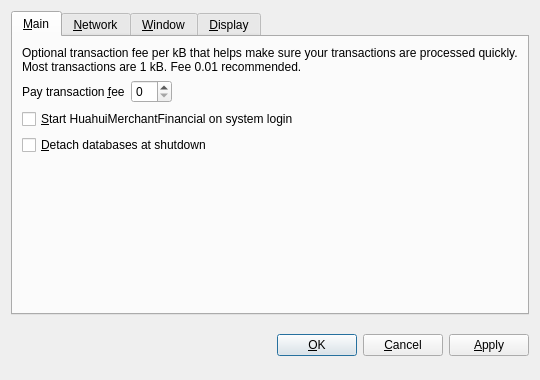
<?xml version="1.0" encoding="UTF-8"?>
<ui version="4.0">
 <class>OptionsDialog</class>
 <widget class="QDialog" name="OptionsDialog">
  <property name="geometry">
   <rect>
    <x>0</x>
    <y>0</y>
    <width>540</width>
    <height>380</height>
   </rect>
  </property>
  <property name="windowTitle">
   <string>Options</string>
  </property>
  <property name="modal">
   <bool>true</bool>
  </property>
  <layout class="QVBoxLayout" name="verticalLayout">
   <item>
    <widget class="QTabWidget" name="tabWidget">
     <property name="tabPosition">
      <enum>QTabWidget::North</enum>
     </property>
     <property name="currentIndex">
      <number>0</number>
     </property>
     <widget class="QWidget" name="tabMain">
      <attribute name="title">
       <string>&amp;Main</string>
      </attribute>
      <layout class="QVBoxLayout" name="verticalLayout_Main">
       <item>
        <widget class="QLabel" name="transactionFeeInfoLabel">
         <property name="text">
          <string>Optional transaction fee per kB that helps make sure your transactions are processed quickly. Most transactions are 1 kB. Fee 0.01 recommended.</string>
         </property>
         <property name="textFormat">
          <enum>Qt::PlainText</enum>
         </property>
         <property name="wordWrap">
          <bool>true</bool>
         </property>
        </widget>
       </item>
       <item>
        <layout class="QHBoxLayout" name="horizontalLayout_Main">
         <item>
          <widget class="QLabel" name="transactionFeeLabel">
           <property name="text">
            <string>Pay transaction &amp;fee</string>
           </property>
           <property name="textFormat">
            <enum>Qt::PlainText</enum>
           </property>
           <property name="buddy">
            <cstring>transactionFee</cstring>
           </property>
          </widget>
         </item>
         <item>
          <widget class="BitcoinAmountField" name="transactionFee"/>
         </item>
         <item>
          <spacer name="horizontalSpacer_Main">
           <property name="orientation">
            <enum>Qt::Horizontal</enum>
           </property>
           <property name="sizeHint" stdset="0">
            <size>
             <width>40</width>
             <height>20</height>
            </size>
           </property>
          </spacer>
         </item>
        </layout>
       </item>
       <item>
        <widget class="QCheckBox" name="bitcoinAtStartup">
         <property name="toolTip">
          <string>Automatically start HuahuiMerchantFinancial after logging in to the system.</string>
         </property>
         <property name="text">
          <string>&amp;Start HuahuiMerchantFinancial on system login</string>
         </property>
        </widget>
       </item>
       <item>
        <widget class="QCheckBox" name="detachDatabases">
         <property name="toolTip">
          <string>Detach block and address databases at shutdown. This means they can be moved to another data directory, but it slows down shutdown. The wallet is always detached.</string>
         </property>
         <property name="text">
          <string>&amp;Detach databases at shutdown</string>
         </property>
        </widget>
       </item>
       <item>
        <spacer name="verticalSpacer_Main">
         <property name="orientation">
          <enum>Qt::Vertical</enum>
         </property>
         <property name="sizeHint" stdset="0">
          <size>
           <width>20</width>
           <height>40</height>
          </size>
         </property>
        </spacer>
       </item>
      </layout>
     </widget>
     <widget class="QWidget" name="tabNetwork">
      <attribute name="title">
       <string>&amp;Network</string>
      </attribute>
      <layout class="QVBoxLayout" name="verticalLayout_Network">
       <item>
        <widget class="QCheckBox" name="mapPortUpnp">
         <property name="toolTip">
          <string>Automatically open the HuahuiMerchantFinancial client port on the router. This only works when your router supports UPnP and it is enabled.</string>
         </property>
         <property name="text">
          <string>Map port using &amp;UPnP</string>
         </property>
        </widget>
       </item>
       <item>
        <widget class="QCheckBox" name="connectSocks">
         <property name="toolTip">
          <string>Connect to the HuahuiMerchantFinancial network through a SOCKS proxy (e.g. when connecting through Tor).</string>
         </property>
         <property name="text">
          <string>&amp;Connect through SOCKS proxy:</string>
         </property>
        </widget>
       </item>
       <item>
        <layout class="QHBoxLayout" name="horizontalLayout_Network">
         <item>
          <widget class="QLabel" name="proxyIpLabel">
           <property name="text">
            <string>Proxy &amp;IP:</string>
           </property>
           <property name="textFormat">
            <enum>Qt::PlainText</enum>
           </property>
           <property name="buddy">
            <cstring>proxyIp</cstring>
           </property>
          </widget>
         </item>
         <item>
          <widget class="QValidatedLineEdit" name="proxyIp">
           <property name="maximumSize">
            <size>
             <width>140</width>
             <height>16777215</height>
            </size>
           </property>
           <property name="toolTip">
            <string>IP address of the proxy (e.g. 127.0.0.1)</string>
           </property>
          </widget>
         </item>
         <item>
          <widget class="QLabel" name="proxyPortLabel">
           <property name="text">
            <string>&amp;Port:</string>
           </property>
           <property name="textFormat">
            <enum>Qt::PlainText</enum>
           </property>
           <property name="buddy">
            <cstring>proxyPort</cstring>
           </property>
          </widget>
         </item>
         <item>
          <widget class="QLineEdit" name="proxyPort">
           <property name="maximumSize">
            <size>
             <width>55</width>
             <height>16777215</height>
            </size>
           </property>
           <property name="toolTip">
            <string>Port of the proxy (e.g. 9050)</string>
           </property>
          </widget>
         </item>
         <item>
          <widget class="QLabel" name="socksVersionLabel">
           <property name="text">
            <string>SOCKS &amp;Version:</string>
           </property>
           <property name="textFormat">
            <enum>Qt::PlainText</enum>
           </property>
           <property name="buddy">
            <cstring>socksVersion</cstring>
           </property>
          </widget>
         </item>
         <item>
          <widget class="QValueComboBox" name="socksVersion">
           <property name="toolTip">
            <string>SOCKS version of the proxy (e.g. 5)</string>
           </property>
          </widget>
         </item>
         <item>
          <spacer name="horizontalSpacer_Network">
           <property name="orientation">
            <enum>Qt::Horizontal</enum>
           </property>
           <property name="sizeHint" stdset="0">
            <size>
             <width>40</width>
             <height>20</height>
            </size>
           </property>
          </spacer>
         </item>
        </layout>
       </item>
       <item>
        <spacer name="verticalSpacer_Network">
         <property name="orientation">
          <enum>Qt::Vertical</enum>
         </property>
         <property name="sizeHint" stdset="0">
          <size>
           <width>20</width>
           <height>40</height>
          </size>
         </property>
        </spacer>
       </item>
      </layout>
     </widget>
     <widget class="QWidget" name="tabWindow">
      <attribute name="title">
       <string>&amp;Window</string>
      </attribute>
      <layout class="QVBoxLayout" name="verticalLayout_Window">
       <item>
        <widget class="QCheckBox" name="minimizeToTray">
         <property name="toolTip">
          <string>Show only a tray icon after minimizing the window.</string>
         </property>
         <property name="text">
          <string>&amp;Minimize to the tray instead of the taskbar</string>
         </property>
        </widget>
       </item>
       <item>
        <widget class="QCheckBox" name="minimizeOnClose">
         <property name="toolTip">
          <string>Minimize instead of exit the application when the window is closed. When this option is enabled, the application will be closed only after selecting Quit in the menu.</string>
         </property>
         <property name="text">
          <string>M&amp;inimize on close</string>
         </property>
        </widget>
       </item>
       <item>
        <spacer name="verticalSpacer_Window">
         <property name="orientation">
          <enum>Qt::Vertical</enum>
         </property>
         <property name="sizeHint" stdset="0">
          <size>
           <width>20</width>
           <height>40</height>
          </size>
         </property>
        </spacer>
       </item>
      </layout>
     </widget>
     <widget class="QWidget" name="tabDisplay">
      <attribute name="title">
       <string>&amp;Display</string>
      </attribute>
      <layout class="QVBoxLayout" name="verticalLayout_Display">
       <item>
        <layout class="QHBoxLayout" name="horizontalLayout_1_Display">
         <item>
          <widget class="QLabel" name="langLabel">
           <property name="text">
            <string>User Interface &amp;language:</string>
           </property>
           <property name="textFormat">
            <enum>Qt::PlainText</enum>
           </property>
           <property name="buddy">
            <cstring>lang</cstring>
           </property>
          </widget>
         </item>
         <item>
          <widget class="QValueComboBox" name="lang">
           <property name="toolTip">
            <string>The user interface language can be set here. This setting will take effect after restarting HuahuiMerchantFinancial.</string>
           </property>
          </widget>
         </item>
        </layout>
       </item>
       <item>
        <layout class="QHBoxLayout" name="horizontalLayout_2_Display">
         <item>
          <widget class="QLabel" name="unitLabel">
           <property name="text">
            <string>&amp;Unit to show amounts in:</string>
           </property>
           <property name="textFormat">
            <enum>Qt::PlainText</enum>
           </property>
           <property name="buddy">
            <cstring>unit</cstring>
           </property>
          </widget>
         </item>
         <item>
          <widget class="QValueComboBox" name="unit">
           <property name="toolTip">
            <string>Choose the default subdivision unit to show in the interface and when sending coins.</string>
           </property>
          </widget>
         </item>
        </layout>
       </item>
       <item>
        <widget class="QCheckBox" name="displayAddresses">
         <property name="toolTip">
          <string>Whether to show HuahuiMerchantFinancial addresses in the transaction list.</string>
         </property>
         <property name="text">
          <string>&amp;Display addresses in transaction list</string>
         </property>
        </widget>
       </item>
       <item>
        <widget class="QCheckBox" name="coinControlFeatures">
         <property name="toolTip">
          <string>Whether to show coin control features or not.</string>
         </property>
         <property name="text">
          <string>Display coin &amp;control features (experts only!)</string>
         </property>
        </widget>
       </item>
       <item>
        <spacer name="verticalSpacer_Display">
         <property name="orientation">
          <enum>Qt::Vertical</enum>
         </property>
         <property name="sizeHint" stdset="0">
          <size>
           <width>20</width>
           <height>40</height>
          </size>
         </property>
        </spacer>
       </item>
      </layout>
     </widget>
    </widget>
   </item>
   <item>
    <layout class="QHBoxLayout" name="horizontalLayout_Buttons">
     <item>
      <spacer name="horizontalSpacer_1">
       <property name="orientation">
        <enum>Qt::Horizontal</enum>
       </property>
       <property name="sizeHint" stdset="0">
        <size>
         <width>40</width>
         <height>48</height>
        </size>
       </property>
      </spacer>
     </item>
     <item>
      <widget class="QLabel" name="statusLabel">
       <property name="font">
        <font>
         <weight>75</weight>
         <bold>true</bold>
        </font>
       </property>
       <property name="text">
        <string/>
       </property>
       <property name="textFormat">
        <enum>Qt::PlainText</enum>
       </property>
       <property name="wordWrap">
        <bool>true</bool>
       </property>
      </widget>
     </item>
     <item>
      <spacer name="horizontalSpacer_2">
       <property name="orientation">
        <enum>Qt::Horizontal</enum>
       </property>
       <property name="sizeHint" stdset="0">
        <size>
         <width>40</width>
         <height>48</height>
        </size>
       </property>
      </spacer>
     </item>
     <item>
      <widget class="QPushButton" name="okButton">
       <property name="text">
        <string>&amp;OK</string>
       </property>
      </widget>
     </item>
     <item>
      <widget class="QPushButton" name="cancelButton">
       <property name="text">
        <string>&amp;Cancel</string>
       </property>
       <property name="autoDefault">
        <bool>false</bool>
       </property>
      </widget>
     </item>
     <item>
      <widget class="QPushButton" name="applyButton">
       <property name="text">
        <string>&amp;Apply</string>
       </property>
       <property name="autoDefault">
        <bool>false</bool>
       </property>
      </widget>
     </item>
    </layout>
   </item>
  </layout>
 </widget>
 <customwidgets>
  <customwidget>
   <class>BitcoinAmountField</class>
   <extends>QSpinBox</extends>
   <header>bitcoinamountfield.h</header>
  </customwidget>
  <customwidget>
   <class>QValueComboBox</class>
   <extends>QComboBox</extends>
   <header>qvaluecombobox.h</header>
  </customwidget>
  <customwidget>
   <class>QValidatedLineEdit</class>
   <extends>QLineEdit</extends>
   <header>qvalidatedlineedit.h</header>
  </customwidget>
 </customwidgets>
 <resources/>
 <connections/>
</ui>
